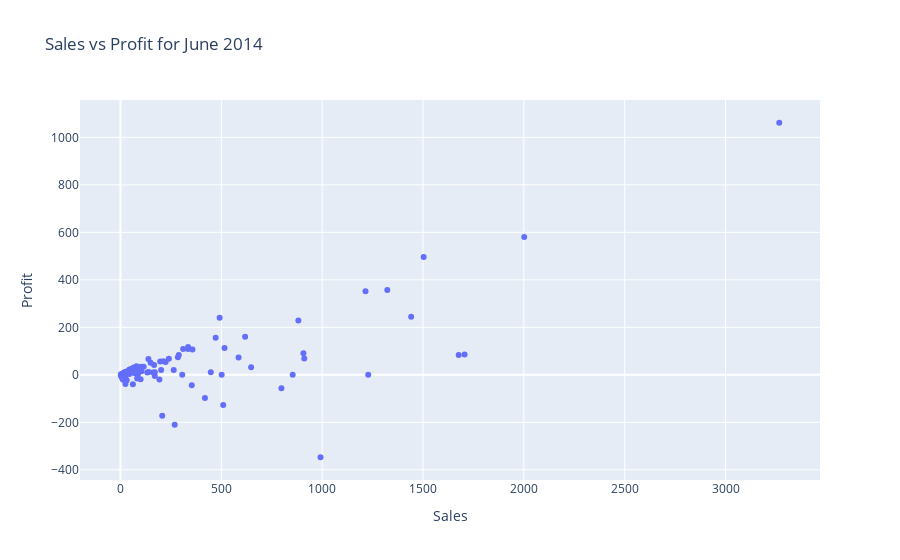

The notebook cell saved with this chart:
### Code cell
import pandas as pd
import plotly.express as px

# Load the data
data = pd.read_excel('Superstore.xls')

# Convert 'Order Date' column to datetime type
data['Order Date'] = pd.to_datetime(data['Order Date'])

# Filter the data for June 2014
june_2014_data = data[(data['Order Date'].dt.month == 6) & (data['Order Date'].dt.year == 2014)]

# Create a scatter plot using Plotly
fig = px.scatter(june_2014_data, x='Sales', y='Profit', title='Sales vs Profit for June 2014')

# Show the plot
fig.show()

### Figure 1 — Plotly figure (JSON) as saved in the notebook; plotly's stock layout.template omitted (floating-point values rounded to 4 significant figures; data arrays with more than 128 entries replaced by an {"elided": "..."} marker saying what was removed)
{"data": [{"hovertemplate": "Sales=%{x}<br>Profit=%{y}<extra></extra>", "legendgroup": "", "marker": {"color": "#636efa", "symbol": "circle"}, "mode": "markers", "name": "", "orientation": "v", "showlegend": false, "type": "scatter", "x": {"elided": "135 float values"}, "xaxis": "x", "y": {"elided": "135 float values"}, "yaxis": "y"}], "layout": {"legend": {"tracegroupgap": 0}, "title": {"text": "Sales vs Profit for June 2014"}, "xaxis": {"anchor": "y", "domain": [0, 1], "title": {"text": "Sales"}}, "yaxis": {"anchor": "x", "domain": [0, 1], "title": {"text": "Profit"}}}}
